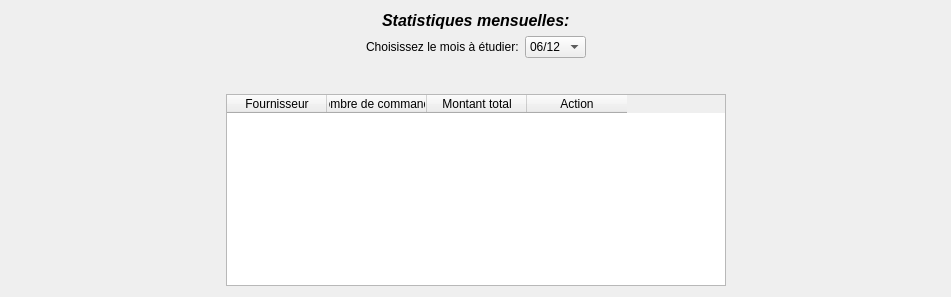
      <widget class="QWidget" name="page_Appli">
       <layout class="QGridLayout" name="gridLayout_8">
        <item row="2" column="1" rowspan="2">
         <widget class="QTableWidget" name="tableWidgetStat">
          <property name="sizePolicy">
           <sizepolicy hsizetype="Expanding" vsizetype="Expanding">
            <horstretch>0</horstretch>
            <verstretch>0</verstretch>
           </sizepolicy>
          </property>
          <property name="minimumSize">
           <size>
            <width>500</width>
            <height>160</height>
           </size>
          </property>
          <property name="autoFillBackground">
           <bool>true</bool>
          </property>
          <property name="styleSheet">
           <string notr="true">QTableWidget { alignment: center;}</string>
          </property>
          <property name="alternatingRowColors">
           <bool>true</bool>
          </property>
          <property name="selectionBehavior">
           <enum>QAbstractItemView::SelectRows</enum>
          </property>
          <property name="showGrid">
           <bool>false</bool>
          </property>
          <property name="gridStyle">
           <enum>Qt::SolidLine</enum>
          </property>
          <property name="wordWrap">
           <bool>true</bool>
          </property>
          <property name="cornerButtonEnabled">
           <bool>false</bool>
          </property>
          <attribute name="horizontalHeaderCascadingSectionResizes">
           <bool>false</bool>
          </attribute>
          <attribute name="horizontalHeaderShowSortIndicator" stdset="0">
           <bool>false</bool>
          </attribute>
          <attribute name="verticalHeaderVisible">
           <bool>false</bool>
          </attribute>
          <column>
           <property name="text">
            <string>Fournisseur</string>
           </property>
          </column>
          <column>
           <property name="text">
            <string>nombre de commande</string>
           </property>
          </column>
          <column>
           <property name="text">
            <string>Montant total</string>
           </property>
          </column>
          <column>
           <property name="text">
            <string>Action</string>
           </property>
          </column>
         </widget>
        </item>
        <item row="2" column="0">
         <spacer name="horizontalSpacer_7">
          <property name="orientation">
           <enum>Qt::Horizontal</enum>
          </property>
          <property name="sizeHint" stdset="0">
           <size>
            <width>215</width>
            <height>20</height>
           </size>
          </property>
         </spacer>
        </item>
        <item row="0" column="1">
         <layout class="QGridLayout" name="gridLayout_7">
          <item row="1" column="0">
           <layout class="QGridLayout" name="gridLayout_4">
            <item row="0" column="0">
             <spacer name="horizontalSpacer_2">
              <property name="orientation">
               <enum>Qt::Horizontal</enum>
              </property>
              <property name="sizeHint" stdset="0">
               <size>
                <width>40</width>
                <height>20</height>
               </size>
              </property>
             </spacer>
            </item>
            <item row="0" column="1">
             <layout class="QGridLayout" name="gridLayout_3">
              <item row="0" column="0">
               <widget class="QLabel" name="label_2">
                <property name="text">
                 <string>Choisissez le mois à étudier:</string>
                </property>
               </widget>
              </item>
              <item row="0" column="1">
               <widget class="QComboBox" name="comboBox_Mois_Statistique">
                <item>
                 <property name="text">
                  <string>06/12</string>
                 </property>
                </item>
                <item>
                 <property name="text">
                  <string>07/12</string>
                 </property>
                </item>
               </widget>
              </item>
             </layout>
            </item>
            <item row="0" column="2">
             <spacer name="horizontalSpacer_4">
              <property name="orientation">
               <enum>Qt::Horizontal</enum>
              </property>
              <property name="sizeHint" stdset="0">
               <size>
                <width>40</width>
                <height>20</height>
               </size>
              </property>
             </spacer>
            </item>
           </layout>
          </item>
          <item row="0" column="0">
           <layout class="QGridLayout" name="gridLayout_5">
            <item row="0" column="0">
             <layout class="QHBoxLayout" name="horizontalLayout_2">
              <property name="sizeConstraint">
               <enum>QLayout::SetMinimumSize</enum>
              </property>
              <property name="topMargin">
               <number>0</number>
              </property>
              <item>
               <spacer name="horizontalSpacer_6">
                <property name="orientation">
                 <enum>Qt::Horizontal</enum>
                </property>
                <property name="sizeHint" stdset="0">
                 <size>
                  <width>40</width>
                  <height>10</height>
                 </size>
                </property>
               </spacer>
              </item>
              <item>
               <widget class="QLabel" name="label">
                <property name="maximumSize">
                 <size>
                  <width>16777215</width>
                  <height>30</height>
                 </size>
                </property>
                <property name="font">
                 <font>
                  <pointsize>12</pointsize>
                  <weight>75</weight>
                  <italic>true</italic>
                  <bold>true</bold>
                 </font>
                </property>
                <property name="text">
                 <string>Statistiques mensuelles:</string>
                </property>
               </widget>
              </item>
              <item>
               <spacer name="horizontalSpacer_5">
                <property name="orientation">
                 <enum>Qt::Horizontal</enum>
                </property>
                <property name="sizeHint" stdset="0">
                 <size>
                  <width>40</width>
                  <height>10</height>
                 </size>
                </property>
               </spacer>
              </item>
             </layout>
            </item>
           </layout>
          </item>
         </layout>
        </item>
        <item row="3" column="2">
         <spacer name="horizontalSpacer_8">
          <property name="orientation">
           <enum>Qt::Horizontal</enum>
          </property>
          <property name="sizeHint" stdset="0">
           <size>
            <width>214</width>
            <height>20</height>
           </size>
          </property>
         </spacer>
        </item>
        <item row="1" column="1">
         <spacer name="verticalSpacer">
          <property name="orientation">
           <enum>Qt::Vertical</enum>
          </property>
          <property name="sizeType">
           <enum>QSizePolicy::Fixed</enum>
          </property>
          <property name="sizeHint" stdset="0">
           <size>
            <width>20</width>
            <height>30</height>
           </size>
          </property>
         </spacer>
        </item>
       </layout>
      </widget>
